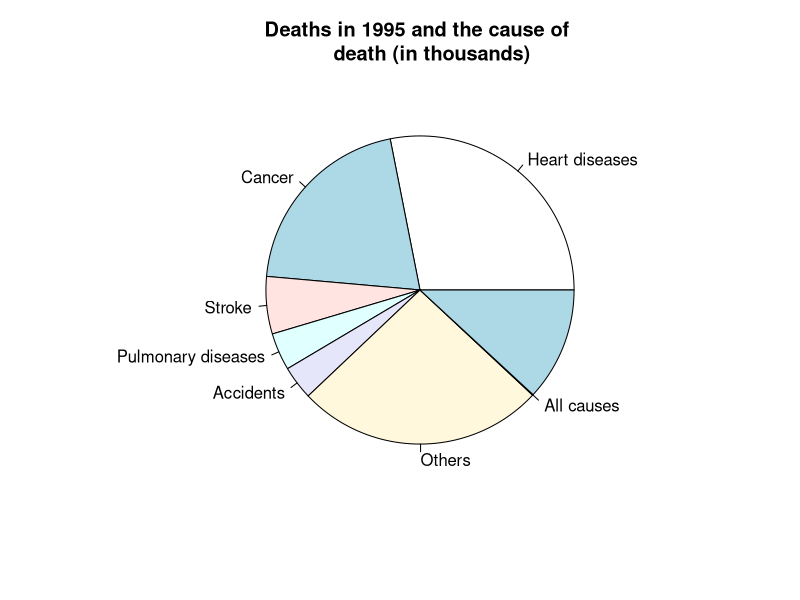

Here is the R script that generated this plot:
#Worksheet 5
#Given the vector use which() to determine
#the index position of elements greater than 7
x <- c(3,7,7,8,9,10,1)

#which position returns the index position
which(x > 7)

#--------------------------------------------------------------------
#2) use sub() to replace 'B' in the string with A
#syntax sub(old,new,string)
stg <- "PSTAT 10, PSTAT 5LS, PSTAT 120B"

sub('B', 'A', 'PSTAT 120B')
#or
sub('B', 'A', stg)

#--------------------------------------------------------------------
#3) use pre-defined constants to return names of the months
#June, July, August
month.name
month.name[6:8]

#--------------------------------------------------------------------
#4) Factors
#a) Create vector consisting of B,B,D,E
vct <- c('B', 'B', 'D', 'E')
is.vector(vct)

#b)convert vector to a factor 
fct <- factor(vct)
is.factor(fct)

#c)show levels of this factor
levels(fct)

#d) change first level of factor to A 
?levels
levels(fct)[1] <- 'A'
levels(fct)

#change only first element (HAS TO REMAIN A VECTOR NOT A FACTOR)
vct[1] <- "A"
vct

#--------------------------------------------------------------------
#5) construct a pi chart
# Simple Pie Chart
deaths <- c(738, 538,158, 103, 93, 682, 2,312)
causes <- c("Heart diseases", "Cancer", "Stroke", "Pulmonary diseases", 
          "Accidents", "Others", "All causes")
pie(deaths, labels = causes, main="Deaths in 1995 and the cause of 
    death (in thousands)")

